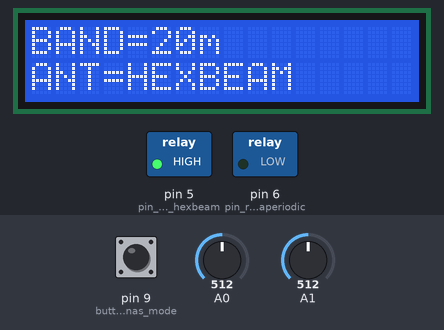
Simulated run of this sketch. Board: Arduino Uno, built with avr-gcc and run on an emulated ATmega328P. On the bench: 16×2 character LCD, switched loads named in the sketch (green lamp = pin HIGH). The test bench sets the inputs (shaded band); at power-on: pin 9 (button_antennas_mode) HIGH, A0 = 512, A1 = 512.

Above: at 5.3 s.
5.4 s: pin 9 (button_antennas_mode) pulled LOW for 1 s
At 5.72 s:
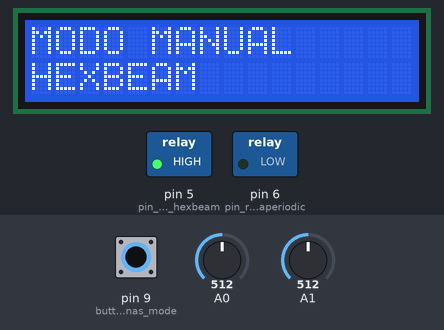
7.9 s: A0 set to 541
At 8.6 s:
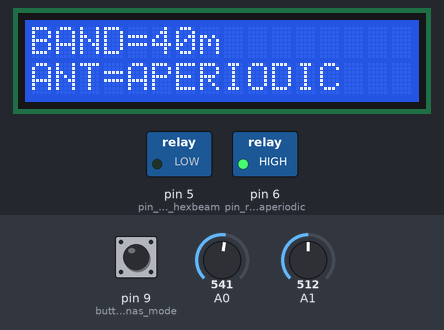
9.4 s: A1 set to 416
10.9 s: A1 set to 386
At 11.4 s:
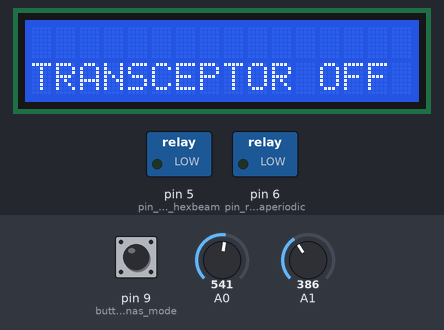
12.5 s: A1 set to 440
At 13.7 s:
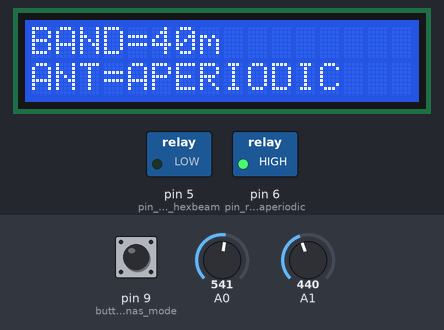
14.0 s: A0 set to 420
At 15.5 s:
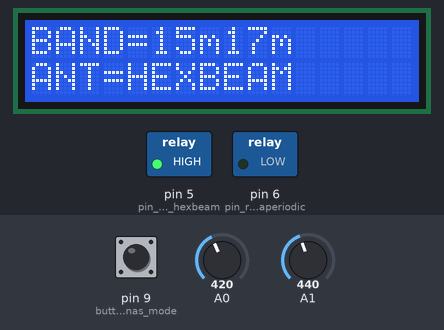
Timing chart, 0 to 16.8 s (numbered marks = the images above; inputs shaded):
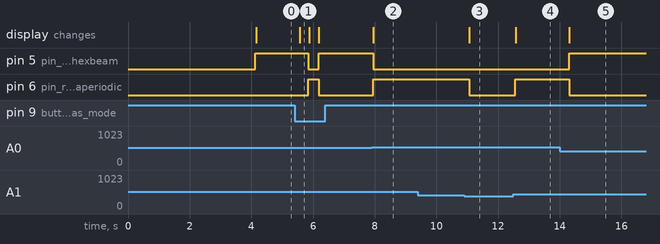

The sketch:

antenna_switch.ino
```cpp
/*
 * Conmutador automático de dos antenas para ICOM
 * Arsenio "Enio" Gutiérrez, EA2J, junio de 2021, V1.0
 * URE ** Charla sobre "El Arduino en la Radio", 7 de julio de 2021
 */

#include <Wire.h>                                                                                                                             #include <Wire.h>
#include <LiquidCrystal_I2C.h>
#include <WString.h>

const int pin_relay_hexbeam = 5;
const int pin_relay_aperiodic = 6;
const int button_antennas_mode = 9;
const int bands_input = A0;
const int power_input = A1;

enum power {
    power_off, power_on
};
enum band {
    b0, b6, b10, b15, b20, b30, b40, b80, b160
};
enum antenna_mode {
    automatic, manual_hexbeam, manual_aperiodic
};
enum antenna {
    none, hexbeam, aperiodic
};

power old_active_rig;
band old_active_band;
antenna old_active_antenna;
antenna_mode antenna_mode;

LiquidCrystal_I2C lcd(0x27, 16, 2);

//Recibe la lectura analógica de la tensión de BANDA y devuelve la banda de trabajo

band decode_band(int analog_band_reading) {
  if (analog_band_reading <= 100)
      return b30;
  if (analog_band_reading > 200 && analog_band_reading <= 230)
      return b6; //raw = 218, 1,07V
  if (analog_band_reading > 231 && analog_band_reading <= 330)
      return b10; //raw = 259, 1,27V
  if (analog_band_reading > 331 && analog_band_reading <= 430)
      return b15; //raw = 371, 1,81V
  if (analog_band_reading > 431 && analog_band_reading <= 530)
      return b20; //raw = 474, 2,32V
  if (analog_band_reading > 531 && analog_band_reading <= 630)
      return b40; //raw = 591, 2,89V
  if (analog_band_reading > 631 && analog_band_reading <= 730)
      return b80; //raw = 707, 3,46V
  if (analog_band_reading > 731)
      return b160; //raw = 864, 4,22V
   return b0;
}

//Recibe la banda de trabajo y devuelve una cadena con el nombre de la banda

String name_of_band(band band) {
  switch (band) {
    case b0: return "NULL";
    case b6: return "6m";
    case b10: return "10m12m";
    case b15: return "15m17m";
    case b20: return "20m";
    case b30: return "30m";
    case b40: return "40m";
    case b80: return "80m";
    case b160: return "160m";
    }
}

//Recibe la antena activa y devuelve una cadena con el nombre de la antena

String name_of_antenna(antenna antenna) {
  switch (antenna) {
    case hexbeam: return "HEXBEAM";
    case aperiodic: return "APERIODIC";
    case none: return "NONE";
  }
}

//Cambia el modo de conmutación de antena secuencialmente

enum antenna_mode next_antenna_mode(enum antenna_mode mode) {
  switch (mode) {
    case automatic: return manual_hexbeam;
    case manual_hexbeam: return manual_aperiodic;
    case manual_aperiodic: return automatic;
  }
}

//Realiza 100 lecturas de la entrada analógica y devuelve el promedio truncado

int read_analog_io(int pin) {
  long accum = 0;
  for (int i = 1; i <= 100; i++)
    accum += analogRead(pin);
  return accum / 100;
}

//Informa si el transceptor está encendido o apagado

power check_active_rig() {
  return read_analog_io(power_input) > 400 ? power_on : power_off;
}

//Devuelve la banda activa

band check_active_band() {
  return decode_band(read_analog_io(bands_input));
}

//Devuelve la antena que corresponde a la banda activa

antenna check_active_antenna(band band) {
  if (band == b6 || band == b10 || band == b15 || band == b20)
    return hexbeam;
  if (band == b30 || band == b40 || band == b80 || band == b160)
    return aperiodic;
  return none;
}

//Indica si se ha pulsado un botón

bool button_pressed(int pin) {
  delay(250);
  return digitalRead(pin) == HIGH;
}

//Muestra en el display la banda activa

void show_active_band(band band) {
  lcd.setCursor(0, 0);
  lcd.print("BAND=           ");
  lcd.setCursor(5, 0);
  lcd.print(name_of_band(band));
}

//Muestra en el display la antena activa

void show_active_antenna(antenna antenna) {
  lcd.setCursor(0, 1);
  lcd.print("ANT=            ");
  lcd.setCursor(4, 1);
  lcd.print(name_of_antenna(antenna));
}

//Muestra en el display si el transceptor está encendido o apagado

void show_rig_off() {
  lcd.clear();
  lcd.setCursor(0, 1);
  lcd.print("TRANSCEPTOR OFF ");
}

//Conecta y desconecta los relés correspondientes a las antenas activas y pasivas

void process_relays(antenna antenna) {
  digitalWrite(pin_relay_hexbeam, antenna == hexbeam);
  digitalWrite(pin_relay_aperiodic, antenna == aperiodic);
}

//Ejecuta los procesos de encendido o apagado cuando el transceptor cambia de estado

void service_rig(power power) {
  band active_band;
  antenna active_antenna;
  if (power == power_off) {
    active_band = b0;
    active_antenna = none;
  } else {
    active_band = check_active_band();
    active_antenna = check_active_antenna(active_band);
  }

  if (power == power_off) {
    show_rig_off();
  } else {
    show_active_band(active_band);
    show_active_antenna(active_antenna);
  }

  old_active_band = active_band;
  old_active_antenna = active_antenna;
  old_active_rig = power;
  antenna_mode = automatic;
  process_relays(active_antenna);
}

//Ejecuta los procesos correspondientes a un cambio de banda

void service_bands(band band) {
  antenna active_antenna = check_active_antenna(band);
  old_active_band = band;
  show_active_band(band);

  if (active_antenna != old_active_antenna) {
    old_active_antenna = active_antenna;
    show_active_antenna(active_antenna);
    process_relays(active_antenna);
  }
}

//Ejecuta los procesos correspondientes a un cambio de antena en el modo manual

void service_antennas_mode() {
  process_relays(antenna_mode == manual_hexbeam ? hexbeam : aperiodic);

  lcd.clear();
  lcd.setCursor(0, 0);
  lcd.print("MODO MANUAL");
  lcd.setCursor(0, 1);
  lcd.print(antenna_mode == manual_hexbeam ? "HEXBEAM    " : "APERIODIC  ");
}

void setup() {
  Serial.begin(9600);
  Serial.setTimeout(50);

  lcd.init();
  lcd.backlight();
  lcd.clear();

  pinMode(pin_relay_hexbeam, OUTPUT);
  pinMode(pin_relay_aperiodic, OUTPUT);
  pinMode(button_antennas_mode, INPUT_PULLUP);

//Ejecuta los procesos iniciales

  power active_rig = check_active_rig();
  band active_band;
  antenna active_antenna;

  if (active_rig == power_on) {
    delay(4000);
    active_band = check_active_band();
    active_antenna = check_active_antenna(active_band);
    show_active_band(active_band);
    show_active_antenna(active_antenna);
  } else {
    active_band = b0;
    active_antenna = none;
    show_rig_off();
  }

  old_active_rig = active_rig;
  old_active_band = active_band;
  old_active_antenna = active_antenna;
  antenna_mode = automatic;

  process_relays(active_antenna);
}

void loop() {
  int raw = read_analog_io (bands_input);
    power active_rig = check_active_rig();
    if (active_rig != old_active_rig) {
      service_rig(active_rig);
    }

    if (active_rig == power_on && antenna_mode == automatic) {
      band active_band = check_active_band();
      if (active_band != old_active_band) {
        service_bands(active_band);
      }
    }

    if (active_rig == power_on && button_pressed(button_antennas_mode) == LOW) {
      antenna_mode = next_antenna_mode(antenna_mode);
    if (antenna_mode == automatic) {
      band active_band = check_active_band();
      antenna active_antenna = check_active_antenna(active_band);
      show_active_band(active_band);
      show_active_antenna(active_antenna);
      process_relays(active_antenna);
    } else {
      service_antennas_mode();
    }
  }
}
```

Measured:
- the behaviour switches between 401 and 400 on A1 (found by bisection; images 2 and 3)
- after the input at 5.4 s, pin 5 (pin_relay_hexbeam): HIGH → LOW after 0.44 s, → HIGH 0.35 s later; pin 6 (pin_relay_aperiodic): LOW → HIGH after 0.44 s, → LOW 0.35 s later; the display: changes after 0.17 s (image 1)
- after the input at 7.9 s, pin 5 (pin_relay_hexbeam): HIGH → LOW after 0.06 s; pin 6 (pin_relay_aperiodic): LOW → HIGH after 0.06 s; the display: changes after 0.06 s (image 2)
- after the input at 9.4 s, every drawn part: stays the same
- after the input at 10.9 s, pin 6 (pin_relay_aperiodic): HIGH → LOW after 0.17 s; the display: changes after 0.17 s (image 3)
- after the input at 12.5 s, pin 6 (pin_relay_aperiodic): LOW → HIGH after 0.07 s; the display: changes after 0.08 s (image 4)
- after the input at 14.0 s, pin 5 (pin_relay_hexbeam): LOW → HIGH after 0.31 s; pin 6 (pin_relay_aperiodic): HIGH → LOW after 0.31 s; the display: changes after 0.31 s (image 5)
